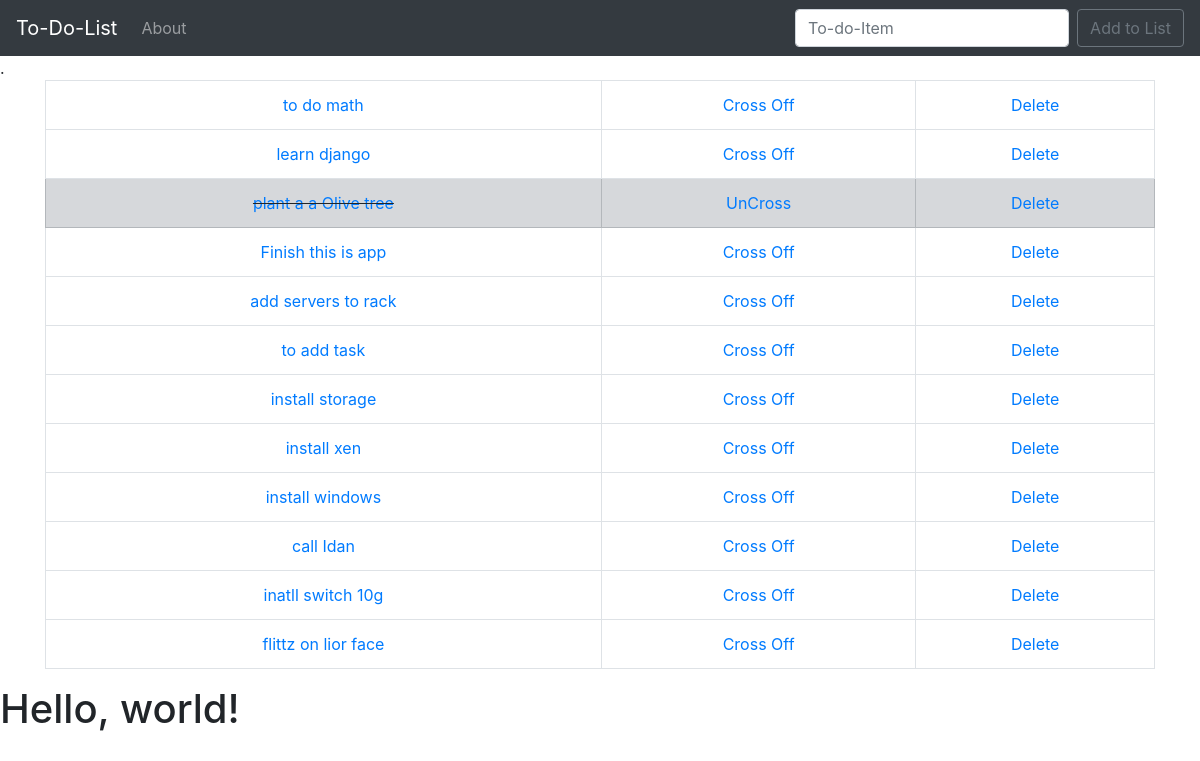
Before: / with the older database file.
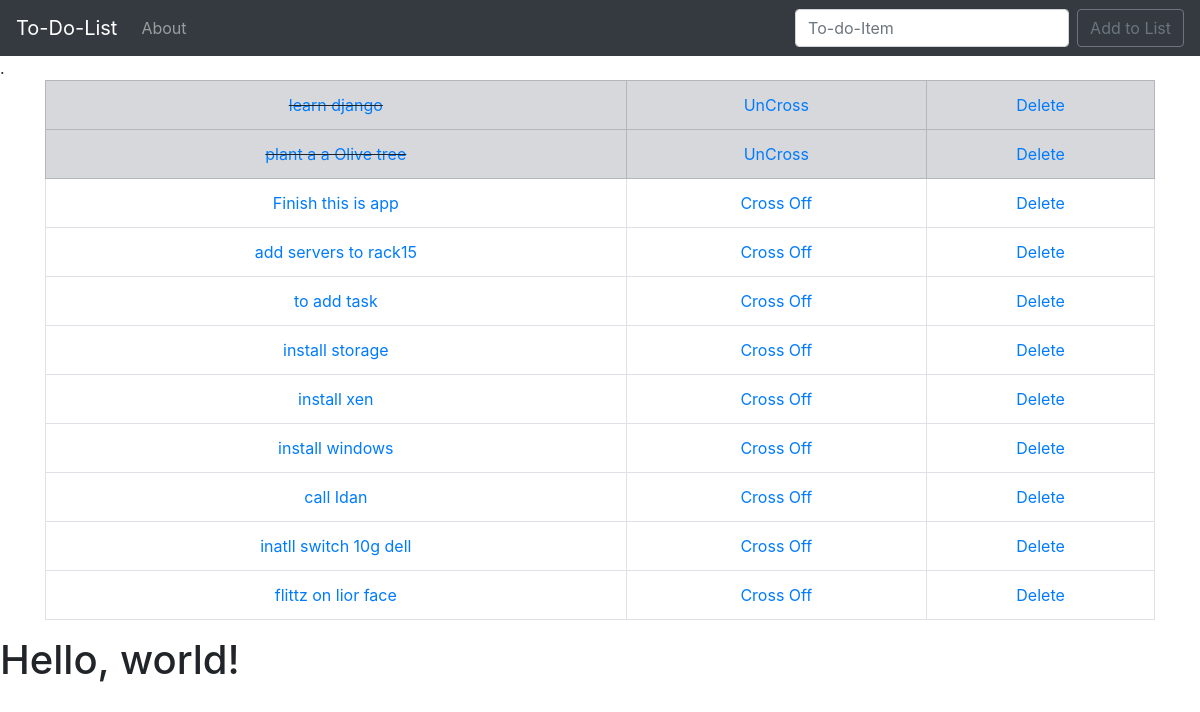
After: the same page with the newer database file.
### todo_list/models.py (models this page shows, shortened)
class List(models.Model):
    item = models.CharField(max_length=200)
    complete = models.BooleanField(default=False)

### todo_list/views.py (the view)
# urls.py: 2. Add a URL to urlpatterns:  path('', views.home, name='home')
def home(request):
    if request.method == 'POST':
        form = ListForm(request.POST or None)
        if form.is_valid():
            form.save()
            all_item = List.objects.all
            messages.success(request,('Item Has ben Added To List'))
            return render(request ,'home.html', {'all_item':all_item})
    else:
        all_item = List.objects.all
        return render(request ,'home.html', {'all_item':all_item})

### todo_list/templates/home.html (shortened to what this page needs)
      {% extends 'base.html'%}
      {% block content %}
      {% if  all_item %}
        <table class="table table-bordered">
        {% for things in all_item %}
          {% if things.complete %}
              <tr class="table-secondary">
                <td class="srtiker"><center><a href="{% url 'edit' things.id %}">{{things.item}}</a></center></td>
                <td><center><a href="{% url 'uncross' things.id %}">UnCross</a></center></td>
                <td><center><a href="{% url 'delete' things.id %}">Delete</a> </center></td>
              </tr>
          {% else %}
               <tr>
                  <td><center><a href="{% url 'edit' things.id %}">{{things.item}}</a></center></td>
                <td><center><a href="{% url 'cross_off' things.id %}">Cross Off</a></center></td>
                <td><center><a href="{% url 'delete' things.id %}">Delete</a></center></td>
              </tr>
          {% endif %}
        {% endfor %}
      </table>
      {% endif %}
    {% endblock content %}

Changed rows visible on the page:
removed List: item "to do math"
changed List "learn django": complete "Cross Off" → "UnCross"
changed List: item "add servers to rack" → "add servers to rack15"
changed List: item "inatll switch 10g" → "inatll switch 10g dell"
